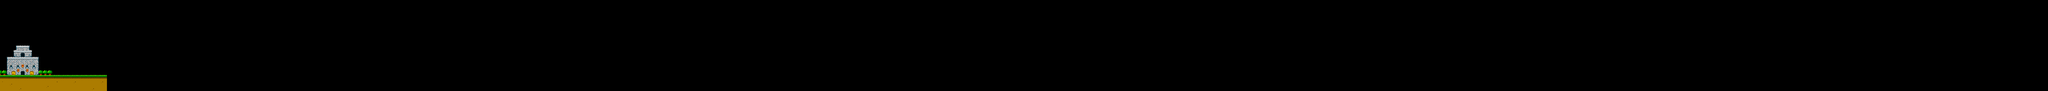

The image is a tile-based game level rendered from a .tmx file. Its description and source (layers, tilesets, objects; grid data summarised) follow:
An orthogonal 900x40 tile map with 32x32 px tiles, 3 tile layers (empty, ground, undeground), 1 hidden layer not drawn and 1 object (Player).

<map version="1.0" orientation="orthogonal" renderorder="right-down" width="900" height="40" tilewidth="32" tileheight="32" nextobjectid="212">
 <tileset firstgid="1" name="tileset" tilewidth="32" tileheight="32" tilecount="525" columns="35">
  <image source="tileset.png" width="1148" height="496" />
 </tileset>
 <layer name="empty" width="900" height="40">
  <data>[36000 cells, 25 non-empty, 7 distinct tile ids]</data>
 </layer>
 <layer name="border" width="900" height="40" visible="0">
  <data>[36000 cells, 31 non-empty, 7 distinct tile ids]</data>
 </layer>
 <layer name="ground" width="900" height="40">
  <data>[36000 cells, 329 non-empty, 20 distinct tile ids]</data>
 </layer>
 <layer name="undeground" width="900" height="40">
  <data>[36000 cells, 148 non-empty, 51 distinct tile ids]</data>
 </layer>
 <objectgroup color="#ff5500" name="player">
  <object id="207" name="Player" x="275.886" y="985.437" width="14.4091" height="30.6515" />
 </objectgroup>
</map>
